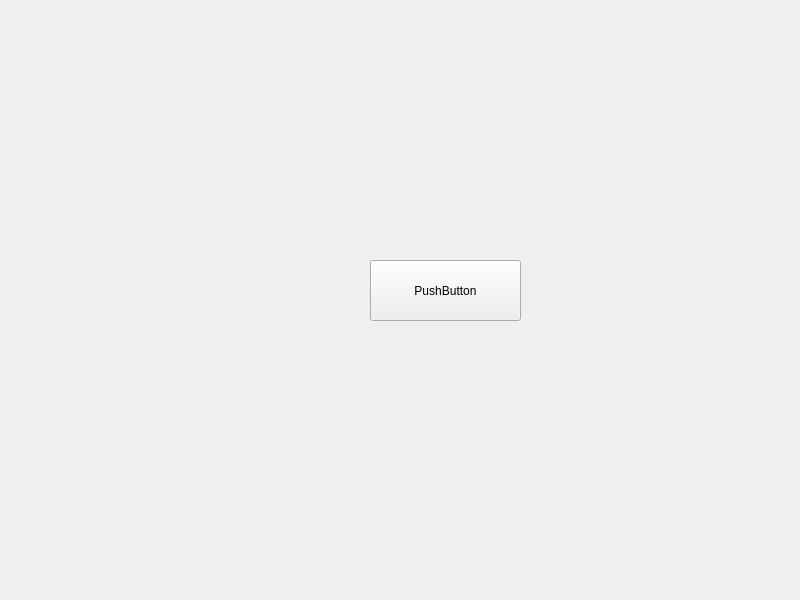
<?xml version="1.0" encoding="UTF-8"?>
<ui version="4.0">
 <class>MainWindow</class>
 <widget class="QMainWindow" name="MainWindow">
  <property name="geometry">
   <rect>
    <x>0</x>
    <y>0</y>
    <width>800</width>
    <height>600</height>
   </rect>
  </property>
  <property name="windowTitle">
   <string>MainWindow</string>
  </property>
  <widget class="QWidget" name="centralwidget">
   <widget class="QPushButton" name="pushButton">
    <property name="geometry">
     <rect>
      <x>370</x>
      <y>260</y>
      <width>151</width>
      <height>61</height>
     </rect>
    </property>
    <property name="text">
     <string>PushButton</string>
    </property>
   </widget>
  </widget>
 </widget>
 <resources/>
 <connections/>
</ui>
